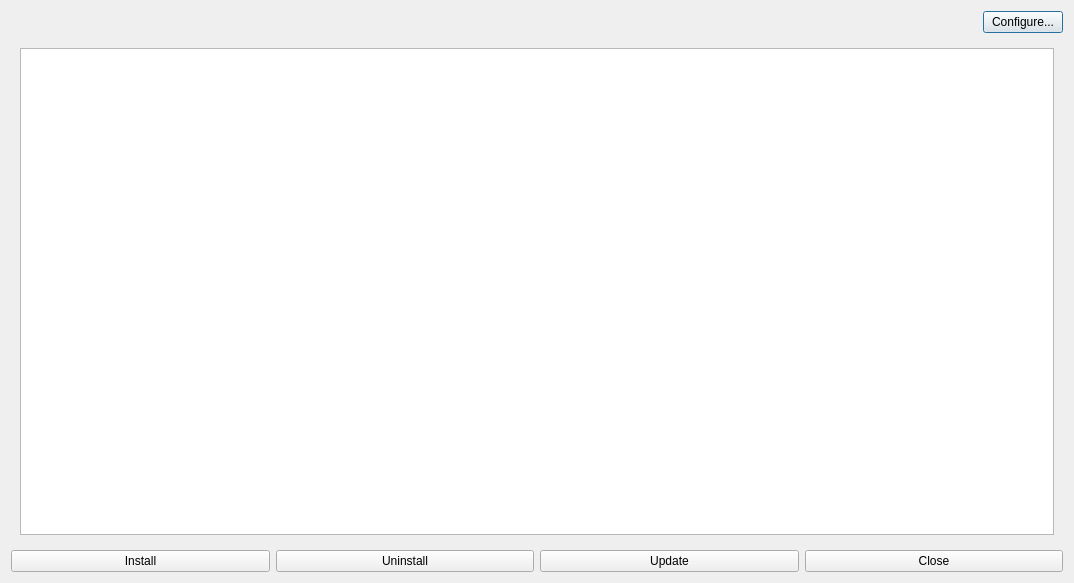
<?xml version="1.0" encoding="UTF-8"?>
<ui version="4.0">
 <class>PluginInstallerBrowser</class>
 <widget class="QDialog" name="PluginInstallerBrowser">
  <property name="geometry">
   <rect>
    <x>0</x>
    <y>0</y>
    <width>1074</width>
    <height>583</height>
   </rect>
  </property>
  <property name="windowTitle">
   <string>Dialog</string>
  </property>
  <layout class="QVBoxLayout" name="verticalLayout">
   <item>
    <layout class="QHBoxLayout" name="horizontalLayout_6">
     <item>
      <spacer name="horizontalSpacer">
       <property name="orientation">
        <enum>Qt::Horizontal</enum>
       </property>
       <property name="sizeHint" stdset="0">
        <size>
         <width>40</width>
         <height>20</height>
        </size>
       </property>
      </spacer>
     </item>
     <item>
      <widget class="QPushButton" name="pushButtonConfigure">
       <property name="text">
        <string>Configure...</string>
       </property>
      </widget>
     </item>
    </layout>
   </item>
   <item>
    <widget class="QFrame" name="horizontalFrame">
     <layout class="QHBoxLayout" name="horizontalLayout_2">
      <item>
       <widget class="QTableWidget" name="tableWidget">
        <property name="sizeAdjustPolicy">
         <enum>QAbstractScrollArea::AdjustIgnored</enum>
        </property>
       </widget>
      </item>
     </layout>
    </widget>
   </item>
   <item>
    <layout class="QHBoxLayout" name="horizontalLayout">
     <item>
      <widget class="QPushButton" name="pushButtonInstall">
       <property name="text">
        <string>Install</string>
       </property>
      </widget>
     </item>
     <item>
      <widget class="QPushButton" name="pushButtonUninstall">
       <property name="text">
        <string>Uninstall</string>
       </property>
      </widget>
     </item>
     <item>
      <widget class="QPushButton" name="pushButtonUpdate">
       <property name="text">
        <string>Update</string>
       </property>
      </widget>
     </item>
     <item>
      <widget class="QPushButton" name="pushButtonClose">
       <property name="text">
        <string>Close</string>
       </property>
      </widget>
     </item>
    </layout>
   </item>
  </layout>
 </widget>
 <resources/>
 <connections/>
</ui>
